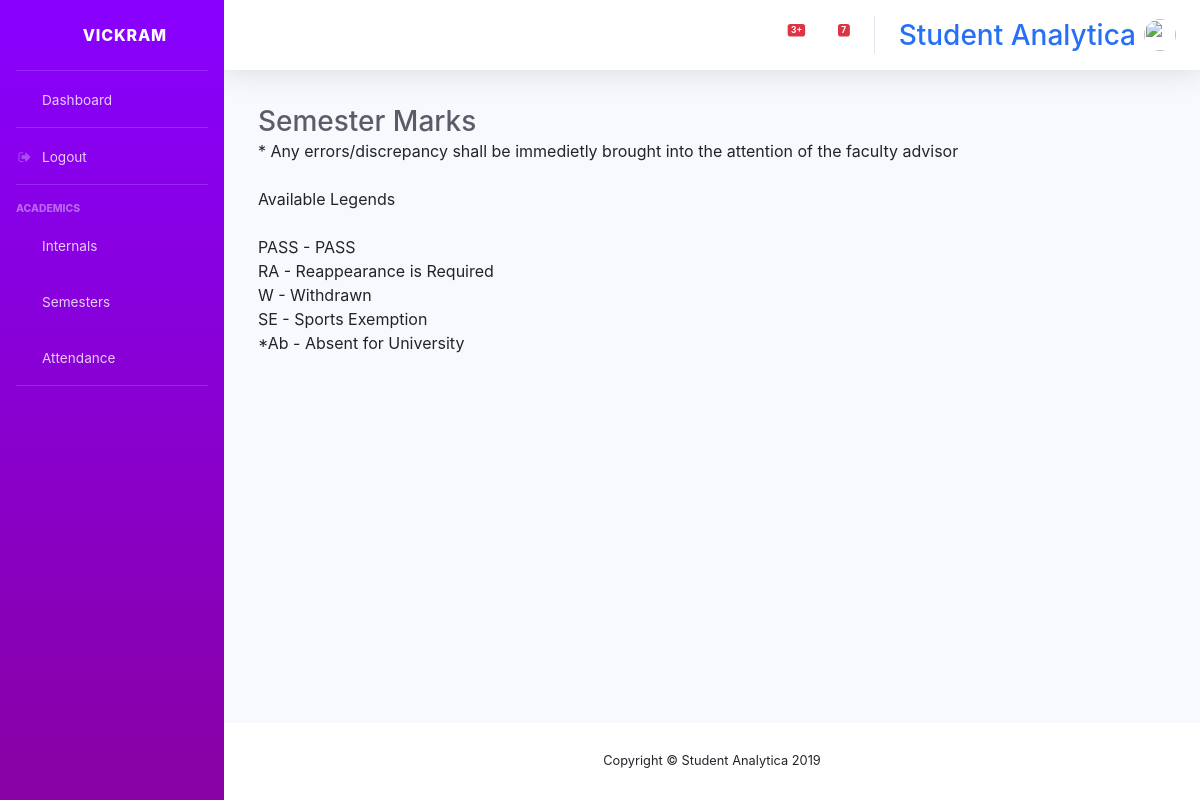
Before: /semester/semesters/ (signed in) with the older database file.
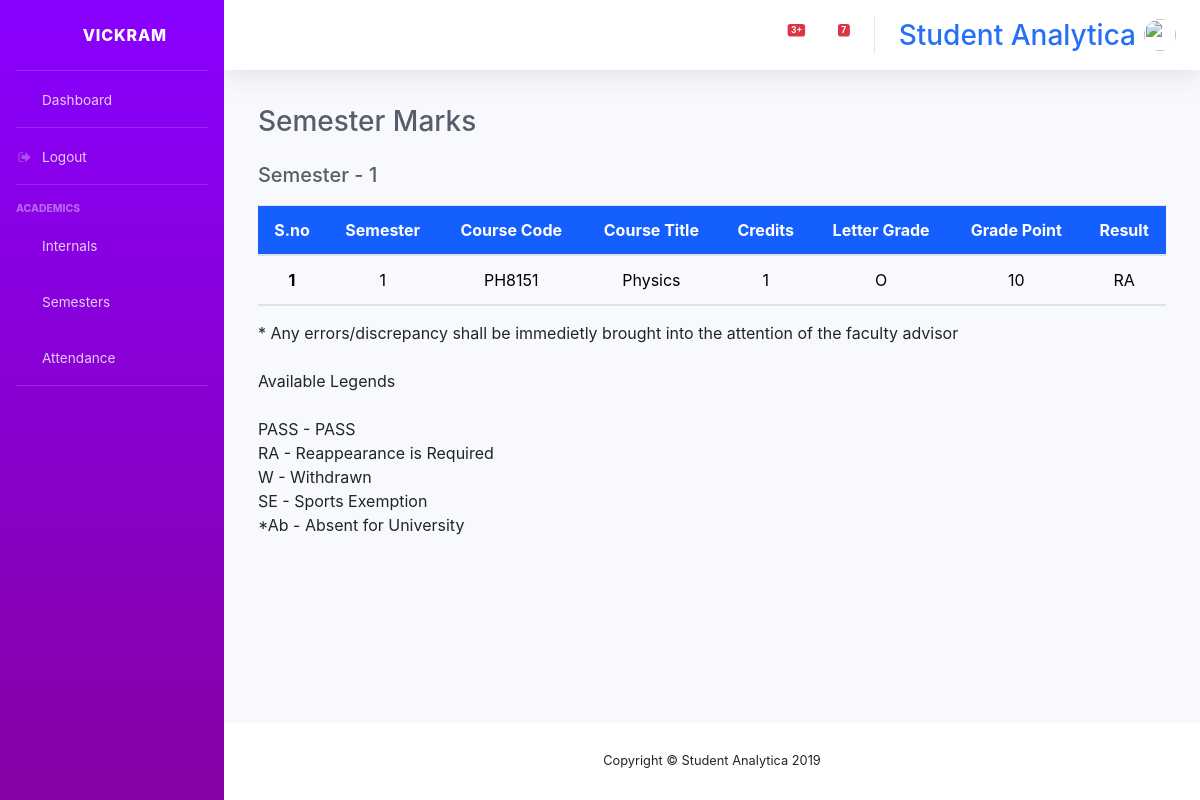
After: the same page with the newer database file.
### console/models.py (models this page shows, shortened)
class Semester(models.Model):
    student = models.ForeignKey(User, on_delete=models.DO_NOTHING)
    subject = models.ForeignKey(Subject, on_delete=models.DO_NOTHING)
    grade = models.ForeignKey(Grade, on_delete=models.DO_NOTHING, default=1)
    dept = models.CharField(max_length=5, choices=c.DEPT, default='MECH')
    result = models.CharField(max_length=30, choices=c.RESULT, default='PASS')

class Subject(models.Model):
    subname = models.CharField(max_length=100)
    subcode = models.CharField(max_length=7, unique=True)
    subcred = models.CharField(max_length=2, choices=c.CRED, default='1')
    sem = models.CharField(max_length=1, choices=c.SEM, default='1')

class Grade(models.Model):
    points = models.IntegerField()
    letter = models.CharField(max_length=2, unique=True)

### console/views/semesters.py (the view)
# urls.py: path('semester/', include('console.urls.semesters')),
def semesters(request):
    if  request.user.user_type == "ADMIN" or request.user.user_type == "" or request.user.user_type == "STAFF" or request.user.user_type == "HOD":
        formset = modelformset_factory(Semester, fields=('student','subject','grade','result'), extra=0)
        if request.method == "GET":
            search = request.GET.get('subject-query')
        if request.method == "POST":
            forms=formset(request.POST)
            if forms.is_valid():
                forms.save()
                return redirect('assigned_sem')
        forms = formset(queryset=(Semester.objects.filter(subject__subcode=search)))
        return render(request, 'console/semesters/semesters.html', {'forms':forms})
    elif request.user.user_type == "STUDENT" or request.user.user_type == "REPRESENTATIVE":
        context={
            'semesters1': Semester.objects.filter(student__username=request.user.username).filter(subject__sem=1),
            'semesters2': Semester.objects.filter(student__username=request.user.username).filter(subject__sem=2),
            'semesters3': Semester.objects.filter(student__username=request.user.username).filter(subject__sem=3),
            'semesters4': Semester.objects.filter(student__username=request.user.username).filter(subject__sem=4),
            'semesters5': Semester.objects.filter(student__username=request.user.username).filter(subject__sem=5),
            'semesters6': Semester.objects.filter(student__username=request.user.username).filter(subject__sem=6),
            'semesters7': Semester.objects.filter(student__username=request.user.username).filter(subject__sem=7),
            'semesters8': Semester.objects.filter(student__username=request.user.username).filter(subject__sem=8),
        }
        return render(request, 'student/academics/semesters.html',context)

### console/templates/student/academics/semesters.html (shortened to what this page needs)
{% extends "base.html" %}
{% block content %}
<link rel="stylesheet" href="https://maxcdn.bootstrapcdn.com/bootstrap/4.0.0/css/bootstrap.min.css">
<link rel="stylesheet" href="https://cdnjs.cloudflare.com/ajax/libs/font-awesome/4.7.0/css/font-awesome.min.css">
<div style="padding: 2%">
    <h1 class="h3 mb-0 text-gray-800">Semester Marks</h1>
    {% for semester in semesters1 %}
    {% if forloop.counter == 1 %}
    <table class="table" style="margin-top: 2%">
        <br>
        <h5 class="h5 mb-0 text-gray-800">Semester - {{semester.subject.sem}}</h5>
        <thead class="thead" style="background-color: rgb(21, 95, 255); color: white; text-align: center;">
            <tr>
            <th scope="col">S.no</th>
            <th scope="col">Semester</th>
            <th scope="col">Course Code</th>
            <th scope="col">Course Title</th>
            <th scope="col">Credits</th>
            <th scope="col">Letter Grade</th>
            <th scope="col">Grade Point</th>
            <th scope="col">Result</th>
            </tr>
        </thead>
    {% endif %}
        <tbody style="text-align: center; color: black">
            <tr>
            <th scope="row">{{forloop.counter}}</th>
            <td>{{semester.subject.sem}}</td>
            <td>{{semester.subject.subcode}}</td>
            <td>{{semester.subject.subname}}</td>
            <td>{{semester.subject.subcred}}</td>
            <td>{{semester.grade.letter}}</td>
            <td>{{semester.grade.points}}</td>
            <td>{{semester.result}}</td>
            </tr>
        </tbody>
    {% endfor %}
    </table>
    <span>* Any errors/discrepancy shall be immedietly brought into the attention of the faculty advisor</span>
    <br><br>
    <span>Available Legends <br><br> PASS - PASS <br> RA - Reappearance is Required <br> W - Withdrawn <br> SE - Sports Exemption <br> *Ab - Absent for University</span>
</div>
{% endblock content %}

Changed rows visible on the page:
added Semester: subject.sem "1", subject.subcode "PH8151", subject.subname "Physics", subject.subcred "1", grade.letter "O", grade.points "10", result "RA"
